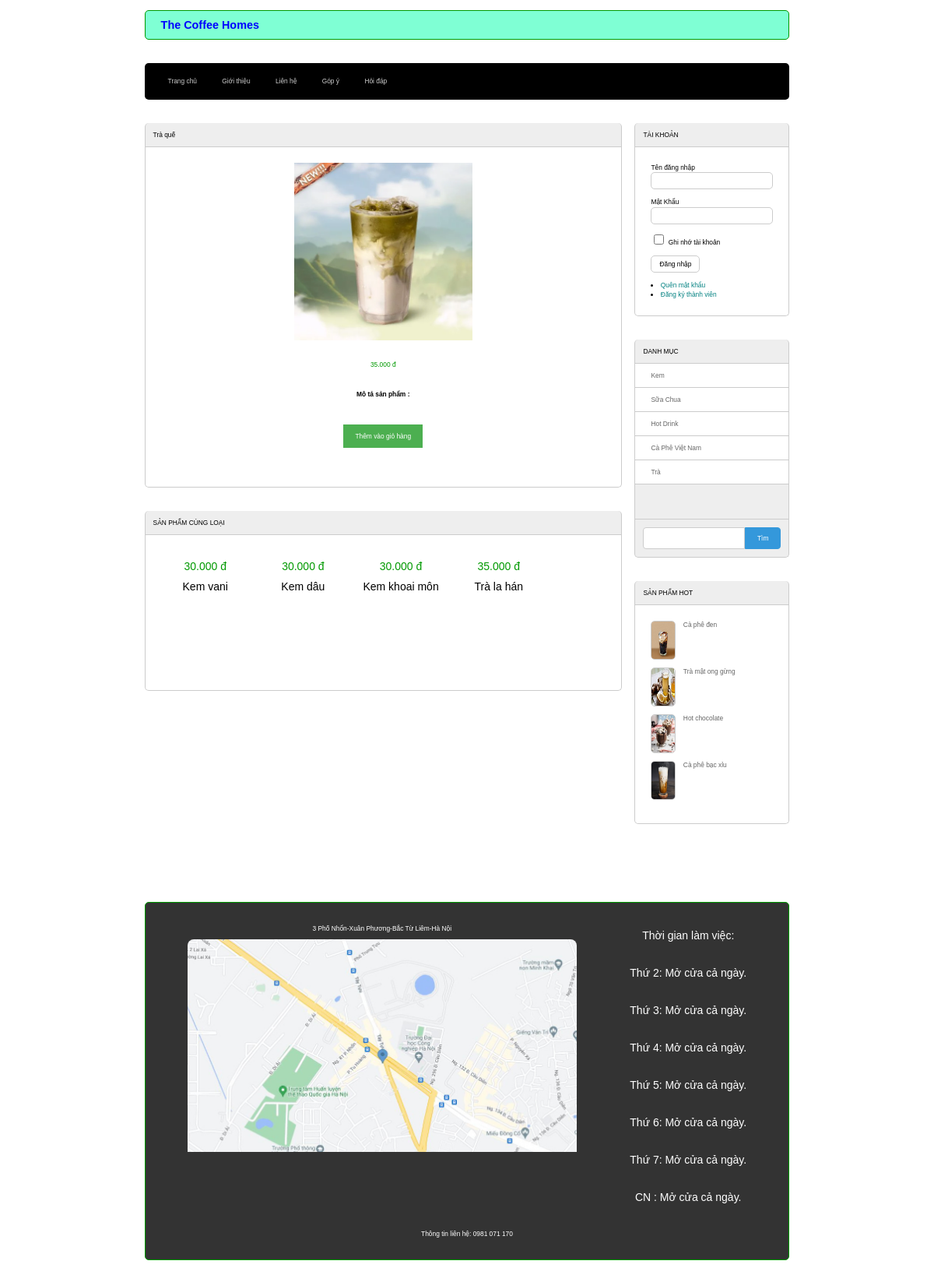
/index.php?act=chitietsanpham&idsp=17, run on the app's committed database.
### tables this page shows
CREATE TABLE `products` (
  `ProductID` int(11) NOT NULL,
  `TenSanPham` varchar(255) DEFAULT NULL,
  `MoTa` text DEFAULT NULL,
  `GiaBan` decimal(10,3) DEFAULT NULL,
  `HinhAnhSanPham` varchar(255) DEFAULT NULL,
  `CategoryID` int(11) DEFAULT NULL
);

CREATE TABLE `categories` (
  `CategoriesID` int(11) NOT NULL,
  `TenDanhMuc` varchar(255) DEFAULT NULL,
  `MoTaDanhMuc` text DEFAULT NULL
);

### model/pdo.php (called while the page is built, shortened)
<?php
function pdo_get_connection(){
    $dburl = "mysql:host=localhost;dbname=webcoffeehomes;charset=utf8";
    $username = 'root';
    $password = '';
    $conn = new PDO($dburl, $username, $password);
    $conn->setAttribute(PDO::ATTR_ERRMODE, PDO::ERRMODE_EXCEPTION);
    return $conn;
}
function pdo_query($sql){
    $sql_args = array_slice(func_get_args(), 1);
    try{
        $conn = pdo_get_connection();
        $stmt = $conn->prepare($sql);
        $stmt->execute($sql_args);
        $rows = $stmt->fetchAll();
        return $rows;
    }
    catch(PDOException $e){
        throw $e;
    }
    finally{
        unset($conn);
    }
}
function pdo_query_one($sql){
    $sql_args = array_slice(func_get_args(), 1);
    try{
        $conn = pdo_get_connection();
        $stmt = $conn->prepare($sql);
        $stmt->execute($sql_args);
        $row = $stmt->fetch(PDO::FETCH_ASSOC);
        return $row;
    }
    catch(PDOException $e){
        throw $e;
    }
    finally{
        unset($conn);
    }
}

### model/sanpham.php (called while the page is built, shortened)
<?php
function loadall_sanpham_home($iddm=0) {
    $sql = "SELECT * FROM products WHERE 1 ORDER BY ProductID DESC LIMIT 0,9";
    $dssanpham = pdo_query($sql);
    return $dssanpham;
}
function loadone_sanpham($id=0) {
    $sql = "SELECT * FROM products WHERE ProductID=".$id;
    $sp = pdo_query_one($sql);
    return $sp;
}
function load_sanpham_cungloai($id,$iddm) {
    $sql = "SELECT * FROM products WHERE CategoryID=".$iddm." AND ProductID <>".$id;
    $listspcungloai = pdo_query($sql);
    return $listspcungloai;
}
?>

### global.php (called while the page is built)
<?php
    $img_path = "upload/"
?>

### model/danhmuc.php (called while the page is built, shortened)
<?php
function loadall_danhmuc() {
    $sql = "SELECT * FROM categories ORDER BY CategoriesID desc";
    $dsdanhmuc = pdo_query($sql);
    return $dsdanhmuc;
}
?>

### view/chitietsanpham.php (the view)
<div class="row mb">
    <div class="boxtrai mr">
        <?php
            extract($onesp);
        ?>
        <div class="boxtitle"><?=$TenSanPham?></div>
        <div class="row boxcontent mb">
            <?php
                $img = $img_path . $HinhAnhSanPham;
                echo '<div class="row mb spct"><img src="'.$img.'" alt="">
                <p class="spct_gia">'.$GiaBan.' đ</p>
                <p class="mota">Mô tả sản phẩm : </p>
                <p>'.$MoTa.'</p>
                <div class="row btnaddtocart">
                <form action="index.php?act=addtocart" method="post">
                    <input type="hidden" name="id" value="'.$ProductID.'">
                    <input type="hidden" name="name" value="'.$TenSanPham.'">
                    <input type="hidden" name="img" value="'.$HinhAnhSanPham.'">
                    <input type="hidden" name="price" value="'.$GiaBan.'">
                    <input type="submit" name="addtocart" value="Thêm vào giỏ hàng">
                </form>
                </div>
                </div>';
            ?>
        </div>
        <div class="row">
            <div class="boxtitle">SẢN PHẨM CÙNG LOẠI</div>
            <div class="row boxcontent">
                <?php
                    foreach ($listspcungloai as $spcungloai) {
                        extract($spcungloai);
                        $img = $img_path . $HinhAnhSanPham;
                        $linksp="index.php?act=chitietsanpham&idsp=".$ProductID;
                        echo '<div class="spcungloai">
                        <a href="'.$linksp.'"><img src="'.$img.'" alt=""></a>
                        <p class="giaban">'.$GiaBan.' đ</p>
                        <p>'.$TenSanPham.'</p>
                        </div>';
                    }
                ?>
            </div>
        </div>
    </div>
    <div class="boxphai">
        <?php
        include "boxright.php";
        ?>
    </div>

### view/boxright.php
<div class="row mb">
                        <div class="boxtitle">TÀI KHOẢN</div>
                        <div class="boxcontent formtaikhoan">
                            <?php
                                if(isset($_SESSION['user']) && is_array($_SESSION['user'])) {
                                    extract($_SESSION['user']);
                            ?>
                                <div class="row mb10">
                                    Xin Chào <span style="color:blue"><?=$TenTaiKhoan?></span>
                                </div>
                                <div class="row mb10">
                                    <li>
                                        <a href="index.php?act=capnhaptaikhoan">Cập nhập tài khoản</a>
                                    </li>
                                    <li>
                                        <a href="admin/index.php">Đăng nhập admin</a>
                                    </li>
                                    <li>
                                        <a href="index.php?act=thoat">Thoát</a>
                                    </li>
                                </div>
                            <?php
                                }else{
                            ?>
                            <form action="index.php?act=dangnhap" method="post">
                                <div class="row mb10">
                                    Tên đăng nhập <br />
                                    <input type="text" name="user" />
                                </div>
                                <div class="row mb10">
                                    Mật Khẩu <br />
                                    <input type="password" name="pass" id="" />
                                </div>
                                <div class="row mb10">
                                    <input type="checkbox" name="" /> Ghi nhớ
                                    tài khoản
                                </div>
                                <div class="row mb10">
                                    <input type="submit" value="Đăng nhập" name="dangnhap" />
                                </div>
                                <li>
                                    <a href="#">Quên mật khẩu</a>
                                </li>
                                <li>
                                    <a href="index.php?act=dangky">Đăng ký thành viên</a>
                                </li>
                            </form>
                            <?php }?>
                        </div>
                    </div>
                    <div class="row mb">
                        <div class="boxtitle">DANH MỤC</div>
                        <div class="boxcontent2 menudoc">
                            <ul>
                                <?php
                                    foreach ($dsdanhmuc as $dm) {
                                        extract($dm);
                                        $linkdm = "index.php?act=sanpham&iddm=".$CategoriesID;
                                        echo '<li><a href="'.$linkdm.'">'.$TenDanhMuc.'</a></li>';
                                    }
                                ?>
                            </ul>
                        </div>
                        <div class="boxfooter searbox">
                            <form action="index.php?act=sanpham" method="post" class="row-search">
                                <input type="text" name="keysearch"/>
                                <input type="submit" name="search" value="Tìm" class="search-btn round">
                            </form>
                        </div>
                    </div>
                    <div class="row">
                        <div class="boxtitle">SẢN PHẨM HOT</div>
                        <div class="row boxcontent">
                            <div class="row mb10 top10">
                                <img src="view/images/banner/13.-Ca-phe-den-600x600.png" alt="" />
                                <a href="#">Cà phê đen </a>
                            </div>
                            <div class="row mb10 top10">
                                <img src="view/images/banner/tải xuống (1).jpg" alt="" />
                                <a href="#">Trà mật ong gừng</a>
                            </div>
                            <div class="row mb10 top10">
                                <img src="view/images/banner/tải xuống (2).jpg" alt="" />
                                <a href="#">Hot chocolate </a>
                            </div>
                            <div class="row mb10 top10">
                                <img src="view/images/banner/tải xuống.jpg" alt="" />
                                <a href="#">Cà phê bạc xỉu</a>
                            </div>
                        </div>
                    </div>

### view/css/style.css (style rules this page uses)
* { box-sizing: border-box; font-family: sans-serif; font-size: 0.7vw; }
.row { float: left; width: 100%; }
.mb { margin-bottom: 30px; }
.mb10 { margin-bottom: 10px; }
.mr { margin-right: 2%; }
.boxtrai { float: left; width: 74%; }
.boxphai { float: left; width: 24%; }
.boxtitle { background-color: #EEE; padding: 10px; border-top-left-radius: 5px; border-top-right-radius: 5px; border-left: 1px #ccc solid; border-right: 1px #ccc solid; border-bottom: 1px #ccc solid; }
.boxcontent { border-left: 1px #ccc solid; border-right: 1px #ccc solid; border-bottom: 1px #ccc solid; border-bottom-left-radius: 5px; border-bottom-right-radius: 5px; min-height: 200px; padding: 20px; }
.boxcontent2 { border-left: 1px #ccc solid; border-right: 1px #ccc solid; border-bottom: 1px #ccc solid; min-height: 200px; background-color: #eee; }
.boxfooter { background-color: #EEE; padding: 10px; border-bottom-left-radius: 5px; border-bottom-right-radius: 5px; border-left: 1px #ccc solid; border-right: 1px #ccc solid; border-bottom: 1px #ccc solid; }
.btnaddtocart { margin-top: 10px; text-align: center; }
.boxsp input[type="submit"], .spct input[type="submit"] { background-color: #4CAF50; color: white; padding: 10px 15px; border: none; cursor: pointer; transition: background-color 0.3s ease-in-out; }
.formtaikhoan { line-height: 150%; }
.formtaikhoan input[type="text"], .formtaikhoan input[type="password"], .formtaikhoan input[type="email"], .formcontent input[type="text"] { width: 100%; border: 1px #ccc solid; padding: 5px 10px; border-radius: 5px; }
.formtaikhoan input[type="checkbox"] { border-radius: 5px; }
.formtaikhoan input[type="submit"], .formtaikhoan input[type="reset"], .formcontent input[type="submit"], .formcontent input[type="reset"], .formcontent input[type="button"] { padding: 5px 10px; border-radius: 5px; background-color: white; border: 1px #ccc solid; }
.formtaikhoan li a { color: teal; text-decoration: none; }
.menudoc ul { margin: 0; padding: 0; list-style-type: none; }
.menudoc ul li { padding: 10px 20px; background-color: #fff; border-bottom: 1px #ccc solid; }
.menudoc ul li a { color: #666; text-decoration: none; }
.searbox input[type="text"] { width: 100%; padding: 5px 10px; background-color: #fff; border: 1px #ccc solid; border-radius: 5px; }
.top10 img { width: 20%; height: 50px; float: left; margin-right: 10px; border-radius: 5px; border: 1px #ccc solid; }
.top10 a { color: #666; text-decoration: none; }
.spct { text-align: center; }
.spct p { margin: 20px; line-height: 18px; }
.spct img { width: 40%; }
.spct .spct_gia { color: #090; }
.spct .mota { font-weight: bolder; }
.spcungloai { width: 20%; margin-bottom: 20px; text-align: center; display: inline-block; vertical-align: top; box-sizing: border-box; margin-right: 2%; }
.spcungloai:last-child { margin-right: 0; }
.spcungloai .giaban { margin-bottom: 10px; color: #090; }
.spcungloai p { margin: 0; font-size: 14px; }
.searbox input[type="text"] { padding: 8px; border: 1px solid #ccc; border-radius: 4px 0 0 4px; outline: none; }
.searbox input[type="submit"] { padding: 8px 15px; background-color: #3498db; color: #fff; border: 1px solid #3498db; border-radius: 0 4px 4px 0; cursor: pointer; }
.search-btn.round { border-radius: 50%; }
.row-search { display: flex; }

### data on the page
products: TenSanPham "Trà quế", HinhAnhSanPham (picture), GiaBan "35.000"
products: GiaBan "30.000", TenSanPham "Kem vani"
products: GiaBan "30.000", TenSanPham "Kem dâu"
products: GiaBan "30.000", TenSanPham "Kem khoai môn"
products: GiaBan "35.000", TenSanPham "Trà la hán"
categories: TenDanhMuc "Kem"
categories: TenDanhMuc "Sữa Chua"
categories: TenDanhMuc "Hot Drink"
categories: TenDanhMuc "Cà Phê Việt Nam"
categories: TenDanhMuc "Trà"
